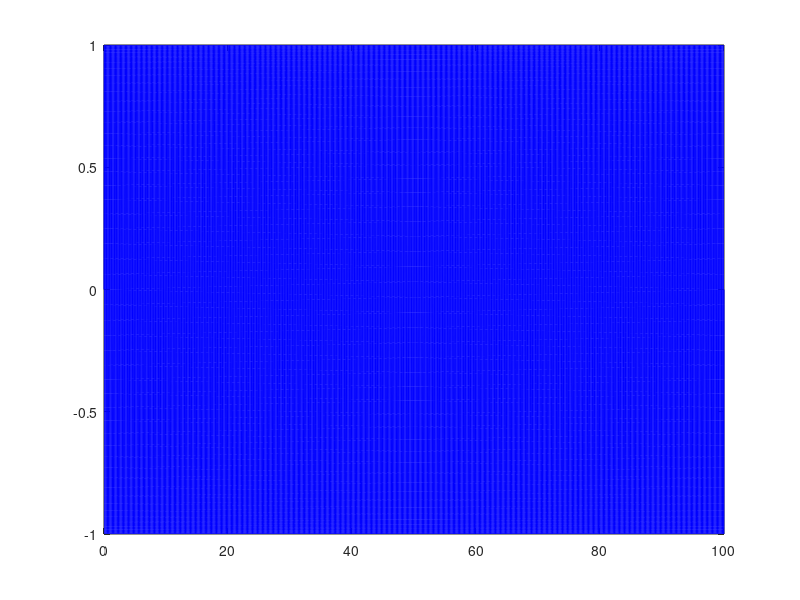

Source code (MATLAB):
%% generate a signal to use the bandpass filter for
% filter then makes the signal good enough to put through the APDL
% transient analysis
clear all
%highest frequency of interest we want to know
hf=50;
dt=1/(10*hf);
%length of time we want to find response for
lt=100;
steps=(lt/dt);
x=linspace(0,lt,(steps));
% x=0:1/steps:lt;
%generate random numbers between [-1,1] with a length of steps
A=1;
% r=-A+(2*A).*rand(steps,1);
r=A.*sin(5*2*pi*x);
% r = Amplitude*sin(w*t), where t is the timesteps, or X

% put it through the filter we created in bandpass filter toolbox thing
% y=doFilter2(r,dt);
% create vector to export to a csv file for APDL to read
Y=[x' r'];
figure
plot(x,r,'b') %,x,y,'g')

file='U:\_PhD\APDL\Validation\DuffingValDec17\LinearModeTS3.csv';
csvwrite(file,Y);


